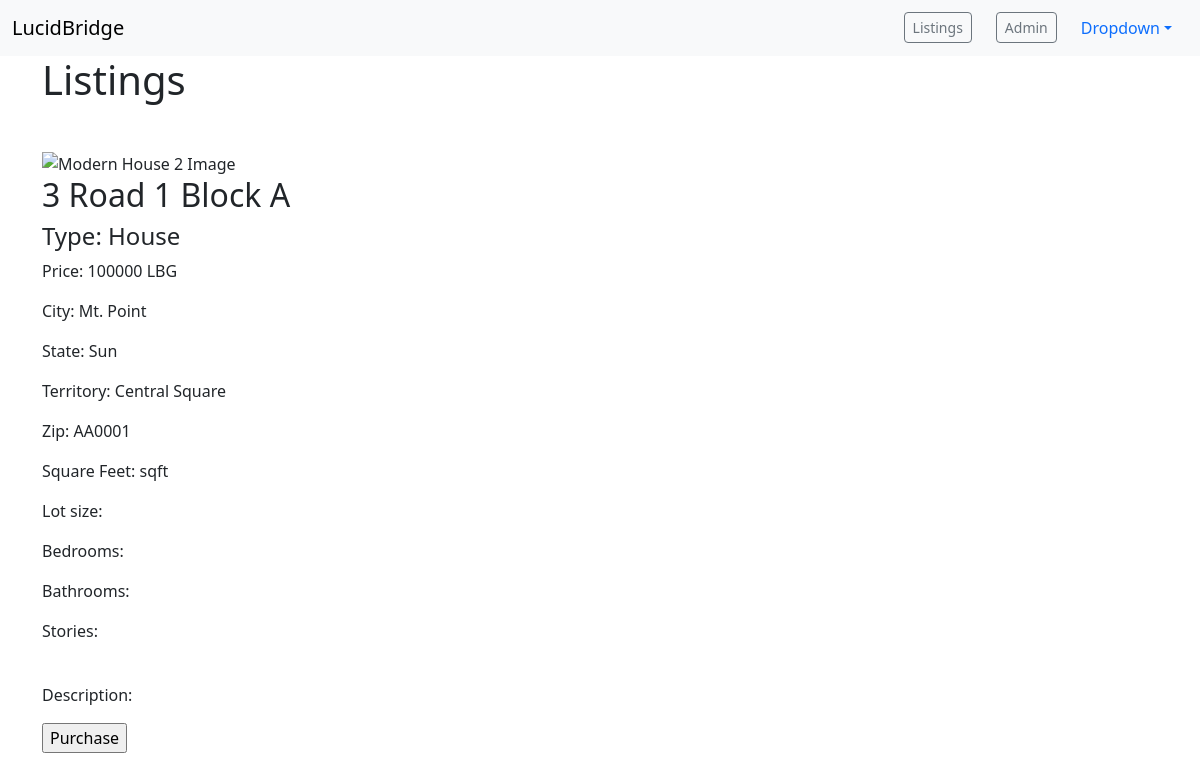
The app's page /listing/details/4, older data.
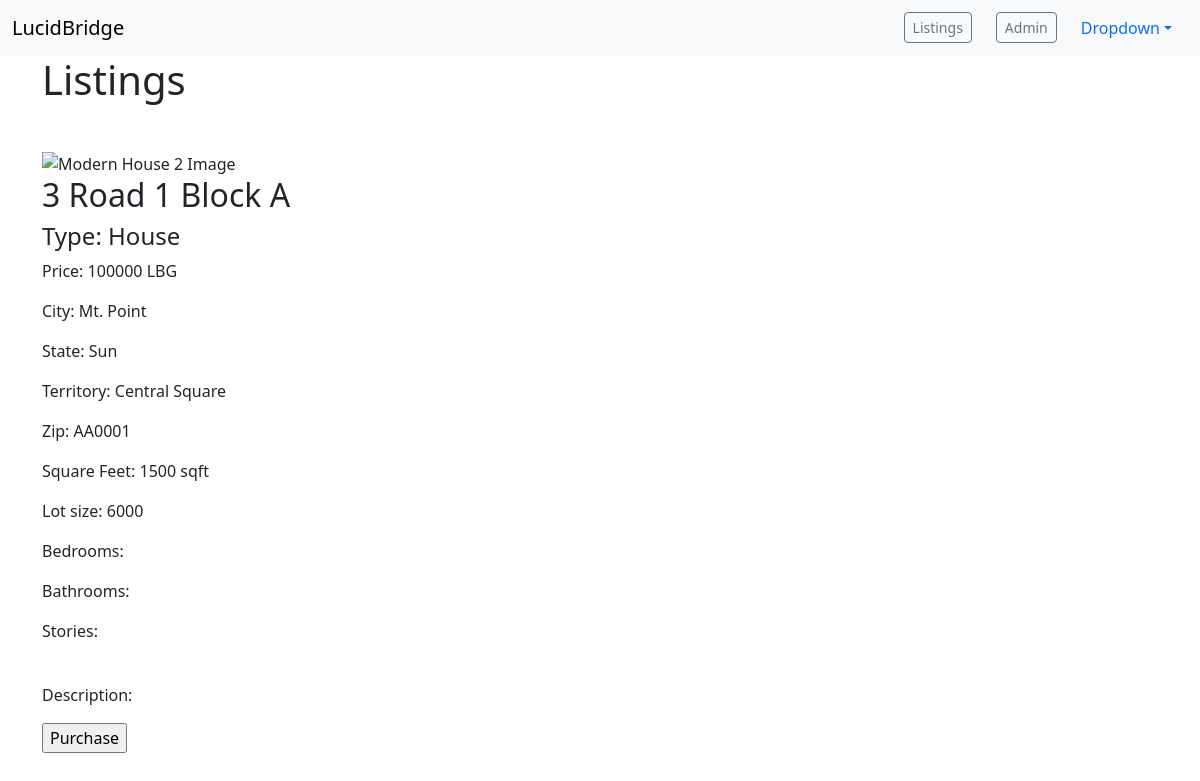
The same page, newer data.
### payments/models.py (models this page shows, shortened)
class Listing(models.Model):
    name = models.CharField(max_length=100, help_text="Name of the property, street specifically, again.")
    property_type = models.CharField(max_length=500, choices=property_type_choices)
    square_feet = models.CharField(max_length=100, blank=True)
    lot_size = models.CharField(max_length=100, blank=True)
    stories = models.CharField(max_length=100, blank=True)
    bedrooms = models.CharField(max_length=100, blank=True)
    bathrooms = models.CharField(max_length=100, blank=True)
    street = models.CharField(max_length=500)
    city = models.CharField(max_length=100)
    zip = models.CharField(max_length=100, blank=True)
    state = models.CharField(max_length=100, blank=True)
    territory = models.CharField(max_length=100)
    price = models.IntegerField()
    image = models.URLField(blank=True)
    front_description = models.TextField(blank=True, max_length=251, help_text='Listings page description. Short description of property')
    back_description = models.TextField(blank=True, max_length=1000, help_text='Detailed description. Long description of property')
    Owner = models.ForeignKey(User, on_delete=models.CASCADE)

### payments/views.py (the view)
# urls.py: path('details/<int:pk>', views.details, name='propdetails'),
def details(request, pk):
    listings = Listing.objects.get(pk=pk)
    return render(request, "details.htm", {'listing': listings})

### payments/templates/details.htm (shortened to what this page needs)
{% extends "base.html" %}
{% block content %}
<h1>Listings</h1>
<br>
    <img src="{{ listing.image.url }}" alt="{{ listing.name }} Image" class="mt-3">
    <h2>{{ listing.street }}</h2>
    <h4> Type: {{ listing.property_type }}</h4>
    <p>Price: {{ listing.price }} LBG</p>
    <p>City: {{ listing.city }}</p>
    <p>State: {{ listing.state }}</p>
    <p>Territory: {{ listing.territory }}</p>
    <p>Zip: {{ listing.zip }}</p>
    <p>Square Feet: {{ listing.square_feet }} sqft</p>
    <p> Lot size: {{ listing.lot_size }}</p>
    <p>Bedrooms: {{ listing.bedrooms }}</p>
    <p>Bathrooms: {{ listing.bathrooms }}</p>
    <p>Stories: {{ listing.levels }}</p>
    <br>
    <p>Description: {{ listing.description }}</p>
<form method="post" action="/listing/buy">
    <input type="submit" value="Purchase">
  </form>
  {% endblock %}

Row changes from the older to the newer data that the page shows:
changed Listing "3 Road 1 Block A": square_feet (not shown) → "1500"; lot_size (not shown) → "6000"
